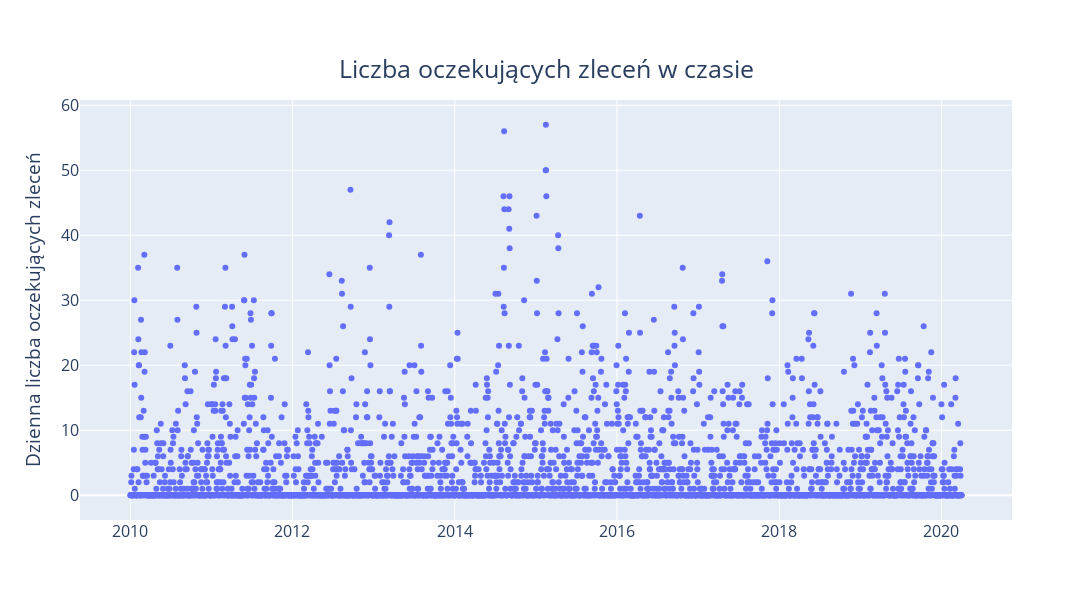

The notebook cell this image was saved under:
### Code cell
fig = go.Figure()
fig.add_trace(go.Scatter(x=n_oczekujace['Data'],
                         y=n_oczekujace['Ilość oczekujących'],
                        mode="markers"))
fig.update_layout(title={
    'text': f'Liczba oczekujących zleceń w czasie',
'y': 0.9,
'x':0.5},
width=1200,
height=600,
titlefont=dict(size=25),
                 font=dict(size=16),
xaxis_title='',
                 yaxis_title='Dzienna liczba oczekujących zleceń')
fig.show()

### Figure 1 — Plotly figure (JSON) as saved in the notebook; plotly's stock layout.template omitted (floating-point values rounded to 4 significant figures; data arrays with more than 128 entries replaced by an {"elided": "..."} marker saying what was removed)
{"data": [{"mode": "markers", "type": "scatter", "x": {"elided": "3744 str values"}, "y": {"elided": "3744 int values"}}], "layout": {"font": {"size": 16}, "height": 600, "title": {"font": {"size": 25}, "text": "Liczba oczekujących zleceń w czasie", "x": 0.5, "y": 0.9}, "width": 1200, "xaxis": {"title": {"text": ""}}, "yaxis": {"title": {"text": "Dzienna liczba oczekujących zleceń"}}}}
